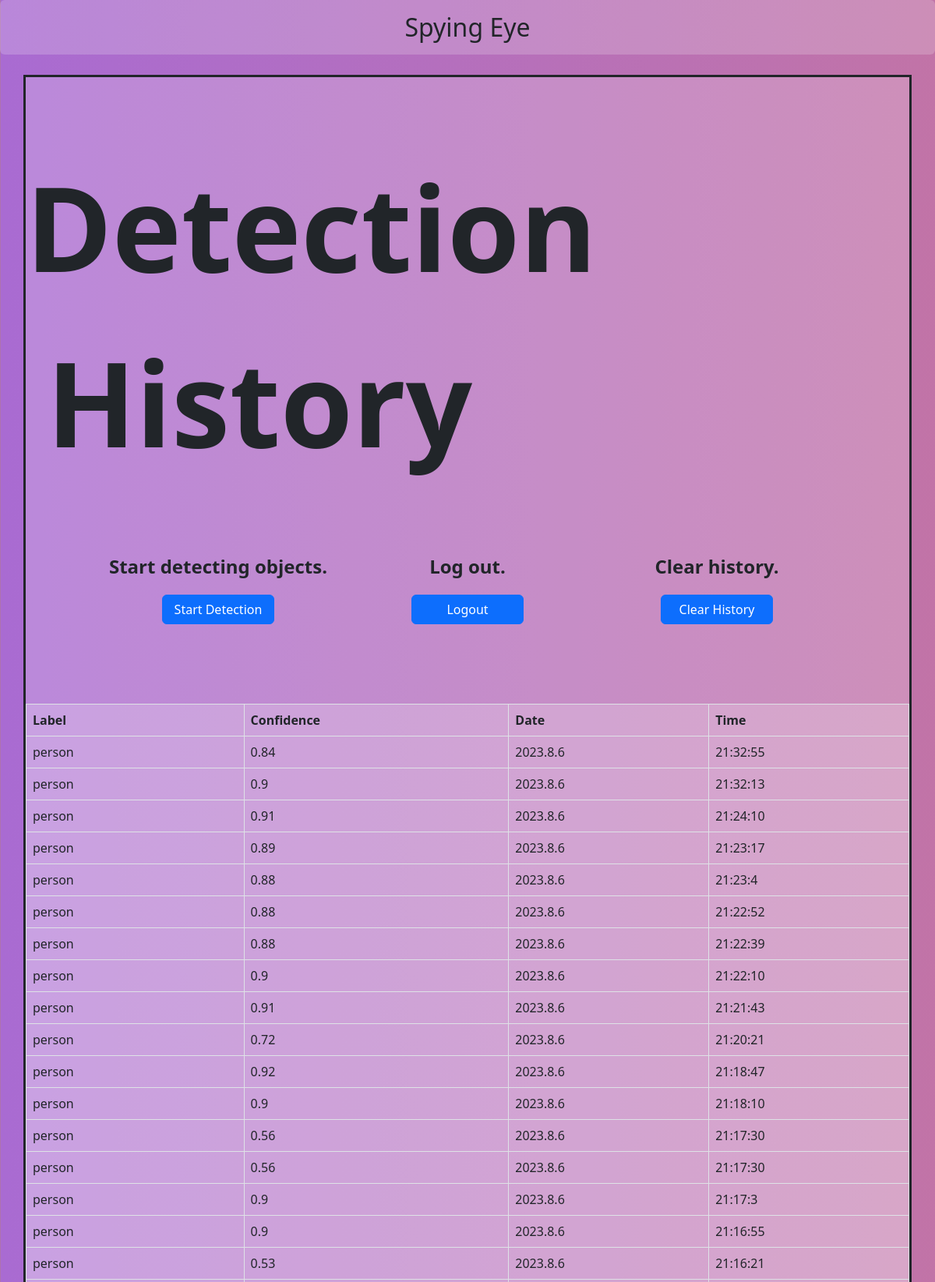
Screenshot of /history (signed in, upper part) with the database file from the repository.
### tables this page shows
CREATE TABLE detections (id INTEGER PRIMARY KEY, username TEXT NOT NULL, label TEXT NOT NULL, confidence REAL NOT NULL, date TEXT NOT NULL, time TEXT NOT NULL, FOREIGN KEY(username) REFERENCES users (username));

### app.py (the view)
@app.route("/history", methods=["GET", "POST"])
@flask_login.login_required
def history():
    get_username = flask_login.current_user.id
    db = sqlite3.connect("database.db")
    db.row_factory = dict_factory
    if request.method == "POST":
        db.execute("DELETE FROM detections WHERE username = ?", (get_username,))
        db.commit()
        db.close()
        return render_template("history.html")
    get_db = db.execute("SELECT * FROM detections WHERE username = ?", (get_username,))
    get_db = get_db.fetchall()
    get_db.reverse()
    print(get_db)
    db.close()
    return render_template("history.html", database = get_db)

### app.py (called while the page is built)
def dict_factory(cursor, row):
    fields = [column[0] for column in cursor.description]
    return dict(zip(fields, row))

    @login_manager.user_loader
    def user_loader(username):
        db = sqlite3.connect("database.db")
        db.row_factory = dict_factory
        users = db.execute("SELECT * FROM users")
        users = users.fetchall()
        for elem in enumerate(users):
            if elem[1]["username"] == username:
                user = User()
                user.id =  username
                db.close
                return user
        db.close()
        return render_template("login.html", message = "User not found")

### templates/history.html (shortened to what this page needs)
{% extends "layout.html" %}
{% block main %}
    <div id="section-holder">
        <span class="welcome">Detection History</span>
        <div class="buttons">
            <form action="/start" method="get">
                <span class="desc">Start detecting objects.</span>
                <button type="submit" class="btn btn-primary" id="start-detection">Start Detection</button>
            </form>
            <form action="/logout" method="post">
                <span class="desc">Log out.</span>
                <button type="submit" class="btn btn-primary" id="logout-btn">Logout</button>
            </form>
            <form action="/history" method="post">
                <span class="desc">Clear history.</span>
                <button type="submit" class="btn btn-primary" id="visit-history">Clear History</button>
            </form>
        </div>
        <table class="table table-hover table-bordered"
               style="--bs-table-bg: rgba(255, 255, 255, 0.2)">
            <tr>
                <th>Label</th>
                <th>Confidence</th>
                <th>Date</th>
                <th>Time</th>
            </tr>
            {% for item in database %}
                <tr>
                    <td>{{ item["label"] }}</td>
                    <td>{{ item["confidence"] }}</td>
                    <td>{{ item["date"] }}</td>
                    <td>{{ item["time"] }}</td>
                </tr>
            {% endfor %}
        </table>
    </div>
{% endblock %}

### templates/layout.html (shortened to what this page needs)
<!DOCTYPE html>
<html lang="en">
    {% block head %}
        <head>
            <link rel="stylesheet" href="static/styles.css">
            <link href="https://cdn.jsdelivr.net/npm/bootstrap@5.3.0/dist/css/bootstrap.min.css"
                  rel="stylesheet"
>
        </head>
    {% endblock %}
    {% block body %}
        <body>
            {% block header %}
                <header>
                    <h2 id="headline"
                        class="shadow-none p-3 mb-5 bg-body-tertiary rounded"
                        style="--bs-bg-opacity: 0.2">Spying Eye</h2>
                </header>
            {% endblock %}
            {% block main %}{% endblock %}
        </body>
    {% endblock %}
</html>

### static/styles.css (style rules this page uses)
html { overflow-x: hidden; }
body { background: rgb(169,107,210); background: linear-gradient(90deg, rgba(169,107,210,1) 0%, rgba(218,124,124,1) 50%, rgba(187,138,69,1) 100%); background-size: 400% 400%; animation: animatedgradient 100s ease infinite; height: 100vh; width:100vw; }
#section-holder { background: rgba(255, 255, 255, 0.2); width: 95vw; border: solid; margin: auto; margin-top: auto; padding: 0; padding-bottom: 0px; margin-top: 12vh; padding-bottom: 16vh; }
.buttons { display: grid; grid-auto-flow: column; grid-template-columns: repeat(3, 1fr); justify-items: center; margin: auto; width: 80vw; margin-top: 5vh; margin-bottom: 10.7vh; padding-top: 5vh; }
.buttons > form > button { width:12vw; margin-bottom: 2vh; overflow: hidden; max-height: 5vh;; }
.buttons > form, .buttons-detections > form { display:grid; grid-auto-flow: row; grid-template-rows:repeat(2, 1fr); justify-items:center; }
.welcome { font-weight: bold; font-size: 150px; text-align: center; margin-top: 10vh; width: 50vw; display: block; }
.desc { font-size:24px; font-weight:bold; text-align:center; }
#headline { position:fixed; top:0; width:100%; z-index: 1; text-align:center; }
#headline { text-align:center; }

### rows the page displays
detections: label "person", confidence "0.84", date "2023.8.6", time "21:32:55"
detections: label "person", confidence "0.9", date "2023.8.6", time "21:32:13"
detections: label "person", confidence "0.91", date "2023.8.6", time "21:24:10"
detections: label "person", confidence "0.89", date "2023.8.6", time "21:23:17"
detections: label "person", confidence "0.88", date "2023.8.6", time "21:23:4"
detections: label "person", confidence "0.88", date "2023.8.6", time "21:22:52"
detections: label "person", confidence "0.88", date "2023.8.6", time "21:22:39"
detections: label "person", confidence "0.9", date "2023.8.6", time "21:22:10"
detections: label "person", confidence "0.91", date "2023.8.6", time "21:21:43"
detections: label "person", confidence "0.72", date "2023.8.6", time "21:20:21"
detections: label "person", confidence "0.92", date "2023.8.6", time "21:18:47"
detections: label "person", confidence "0.9", date "2023.8.6", time "21:18:10"
detections: label "person", confidence "0.56", date "2023.8.6", time "21:17:30"
detections: label "person", confidence "0.56", date "2023.8.6", time "21:17:30"
detections: label "person", confidence "0.9", date "2023.8.6", time "21:17:3"
detections: label "person", confidence "0.9", date "2023.8.6", time "21:16:55"
detections: label "person", confidence "0.53", date "2023.8.6", time "21:16:21"
